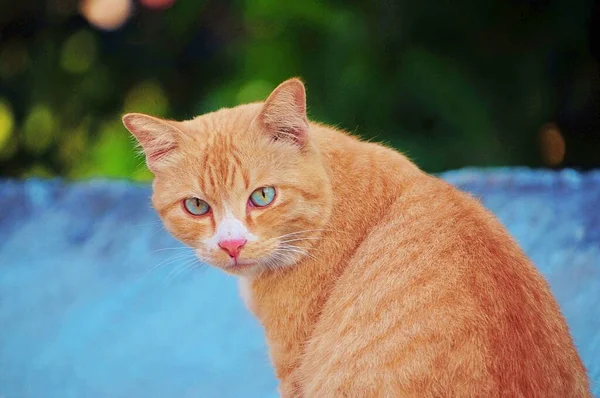
#> input picture AI/1ST Prictice/images/cat4.jpg, 600 x 398 px
$ python color_channel.py
#> lines starting #> are read from the running program, lines starting #| are printed output that depends on the picture
import cv2 as cv
import numpy as np

img = cv.imread("images/cat4.jpg")
#> img is the input picture: shape (398, 600, 3); mean B, G, R 99, 111.2, 111.4
cv.imshow("img", img)

blank = np.zeros(img.shape[:2], dtype="uint8")

r,g,b, = cv.split(img)
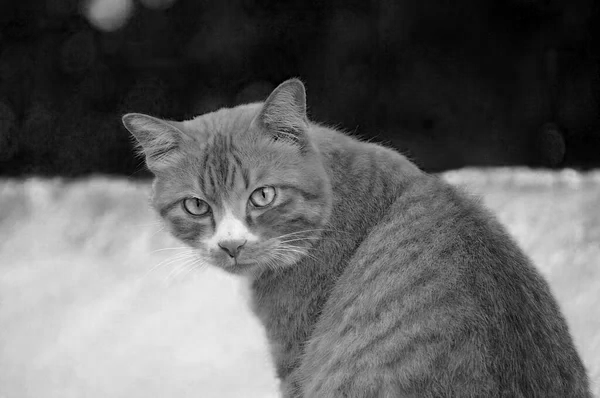
#> r: shape (398, 600); min 0, max 243, mean 99
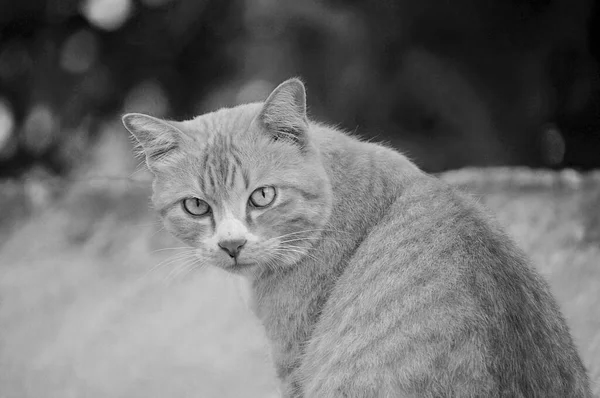
#> g: shape (398, 600); min 0, max 232, mean 111.2
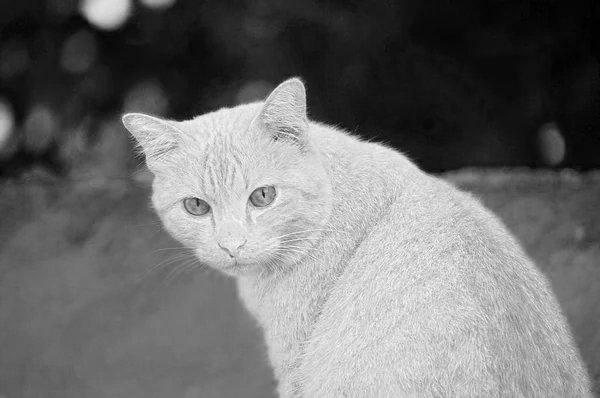
#> b: shape (398, 600); min 0, max 255, mean 111.4


blue = cv.merge([b,blank, blank])
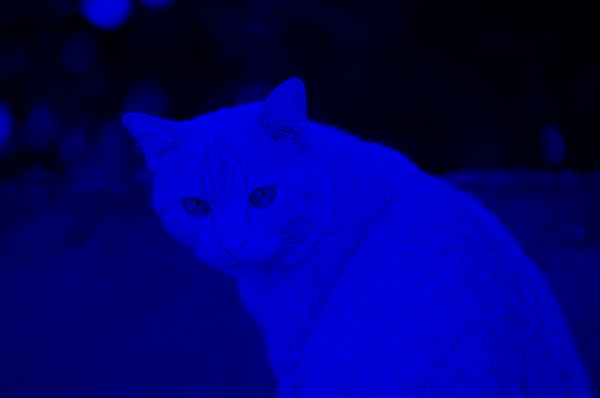
#> blue: shape (398, 600, 3); mean of channels 0, 1, 2 111.4, 0, 0; drawn as B, G, R
green = cv.merge([blank, g, blank])
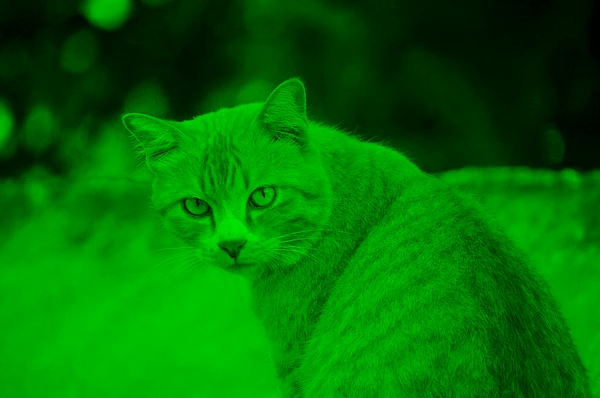
#> green: shape (398, 600, 3); mean of channels 0, 1, 2 0, 111.2, 0; drawn as B, G, R
red = cv.merge([blank, blank, r])
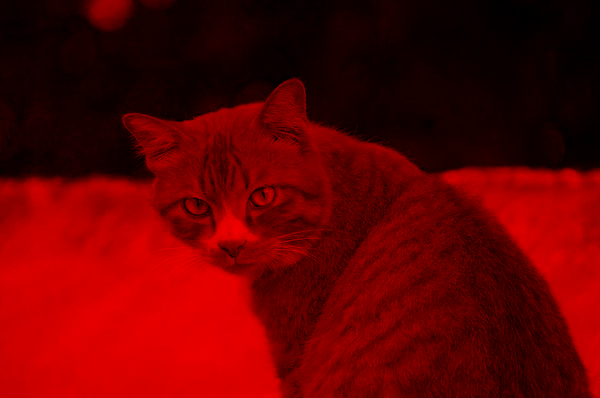
#> red: shape (398, 600, 3); mean of channels 0, 1, 2 0, 0, 99; drawn as B, G, R

cv.imshow("R", red)
cv.imshow("G", green)
cv.imshow("B", blue)

print(img.shape)
#| (398, 600, 3)
print(red.shape)
#| (398, 600, 3)
print(green.shape)
#| (398, 600, 3)
print(blue.shape)
#| (398, 600, 3)

Merged = cv.merge([b,g,r])
cv.imshow("Merged Imaged", Merged)

cv.waitKey(0)

$ run again, with AI/1ST Prictice/images/cat3.jpg copied over AI/1ST Prictice/images/cat4.jpg
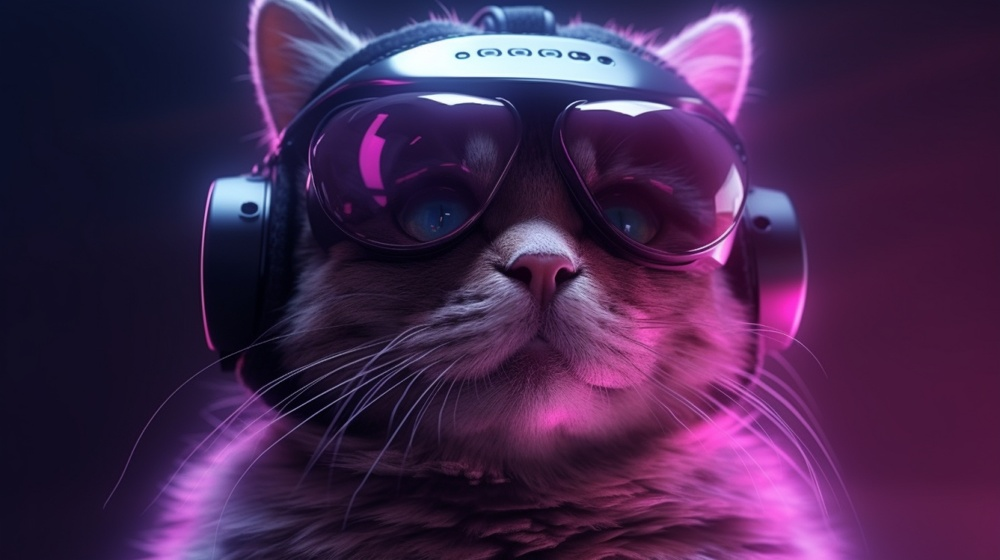
#> input picture AI/1ST Prictice/images/cat3.jpg, 1000 x 560 px, shrunk from 4500 x 2521 before the run
#> img is the input picture: shape (560, 1000, 3); mean B, G, R 78.8, 38.6, 68.1
#> `green = cv.merge([blank, g, blank])`:
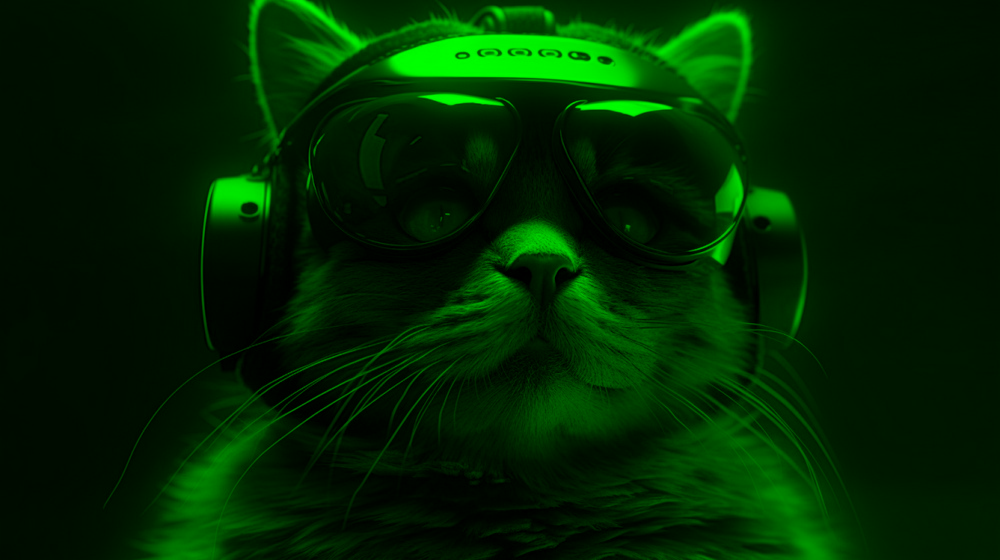
#> green: shape (560, 1000, 3); mean of channels 0, 1, 2 0, 38.6, 0; drawn as B, G, R
#> `red = cv.merge([blank, blank, r])`:
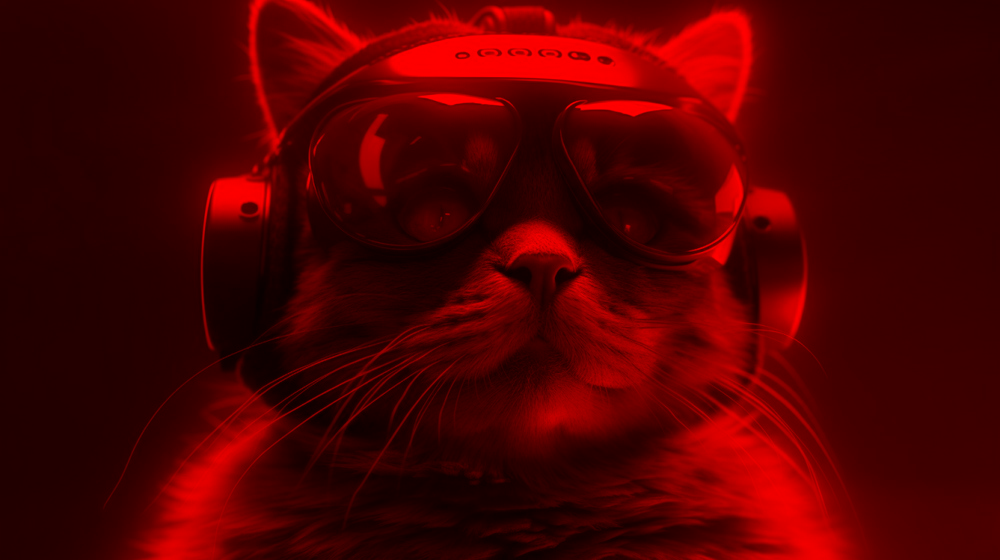
#> red: shape (560, 1000, 3); mean of channels 0, 1, 2 0, 0, 78.8; drawn as B, G, R
#| (560, 1000, 3)
#| (560, 1000, 3)
#| (560, 1000, 3)
#| (560, 1000, 3)

$ run again, with AI/1ST Prictice/images/CityofLondon.jpg copied over AI/1ST Prictice/images/cat4.jpg
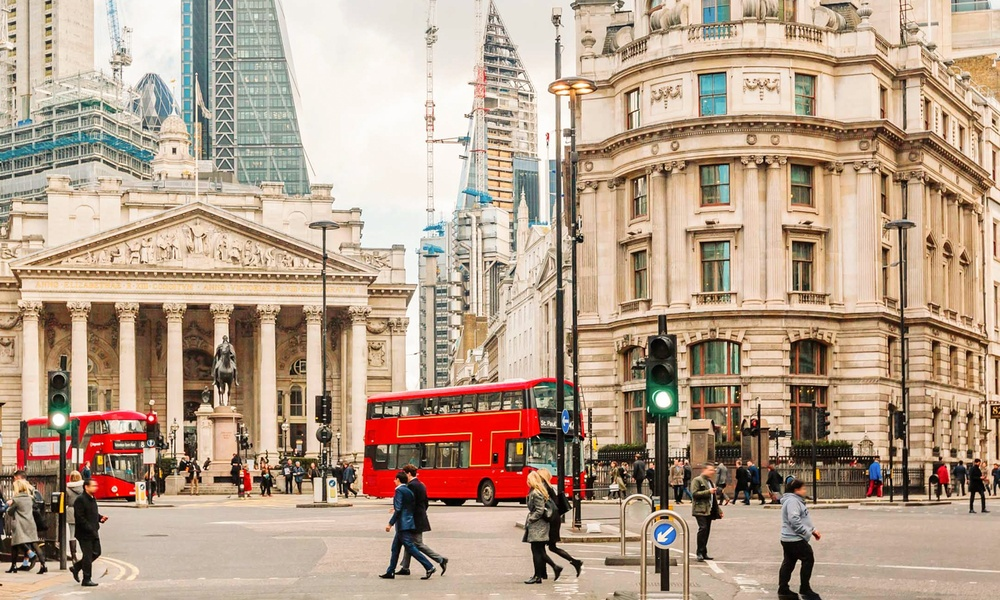
#> input picture AI/1ST Prictice/images/CityofLondon.jpg, 1000 x 600 px, shrunk from 2160 x 1296 before the run
#> img is the input picture: shape (600, 1000, 3); mean B, G, R 139.3, 159.8, 183.3
#> `green = cv.merge([blank, g, blank])`:
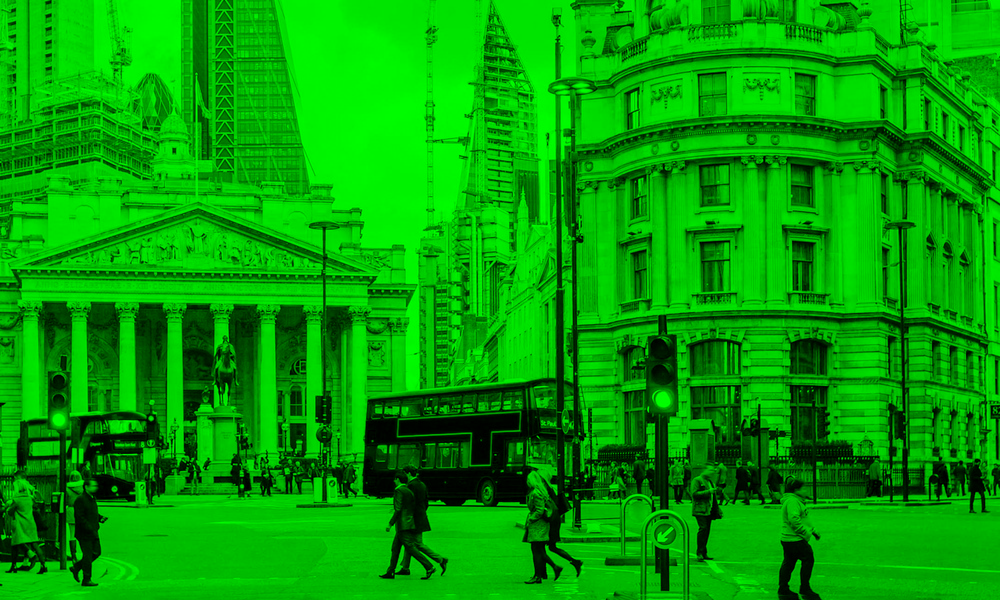
#> green: shape (600, 1000, 3); mean of channels 0, 1, 2 0, 159.8, 0; drawn as B, G, R
#> `red = cv.merge([blank, blank, r])`:
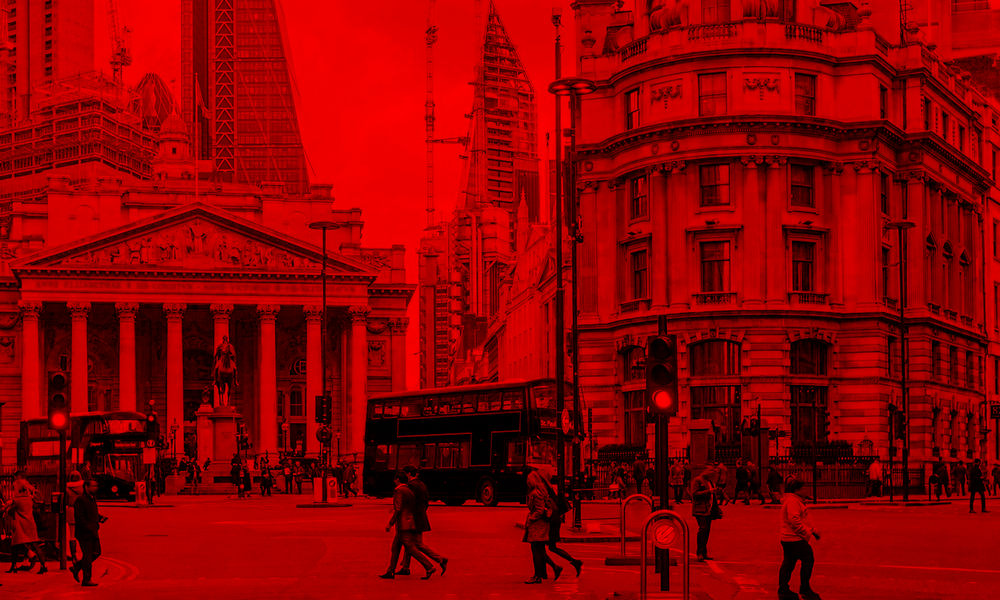
#> red: shape (600, 1000, 3); mean of channels 0, 1, 2 0, 0, 139.3; drawn as B, G, R
#| (600, 1000, 3)
#| (600, 1000, 3)
#| (600, 1000, 3)
#| (600, 1000, 3)

$ run again, with AI/1ST Prictice/images/caption.jpg copied over AI/1ST Prictice/images/cat4.jpg
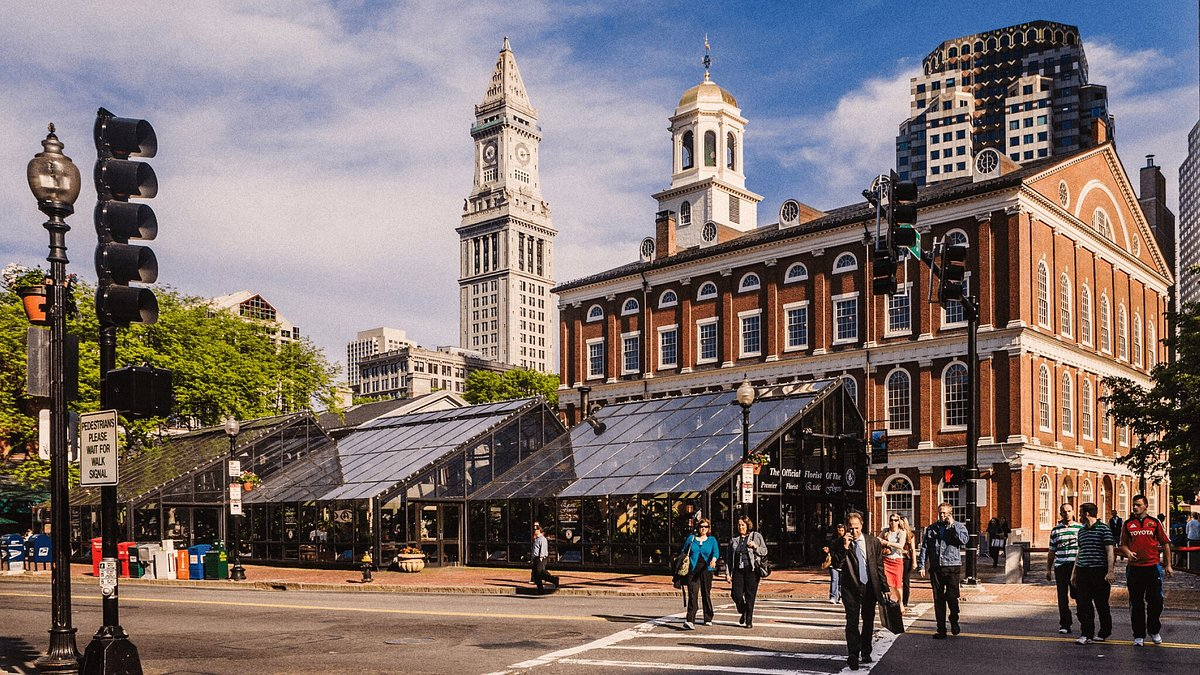
#> input picture AI/1ST Prictice/images/caption.jpg, 1200 x 675 px
#> img is the input picture: shape (675, 1200, 3); mean B, G, R 109.6, 112.6, 126.2
#> `green = cv.merge([blank, g, blank])`:
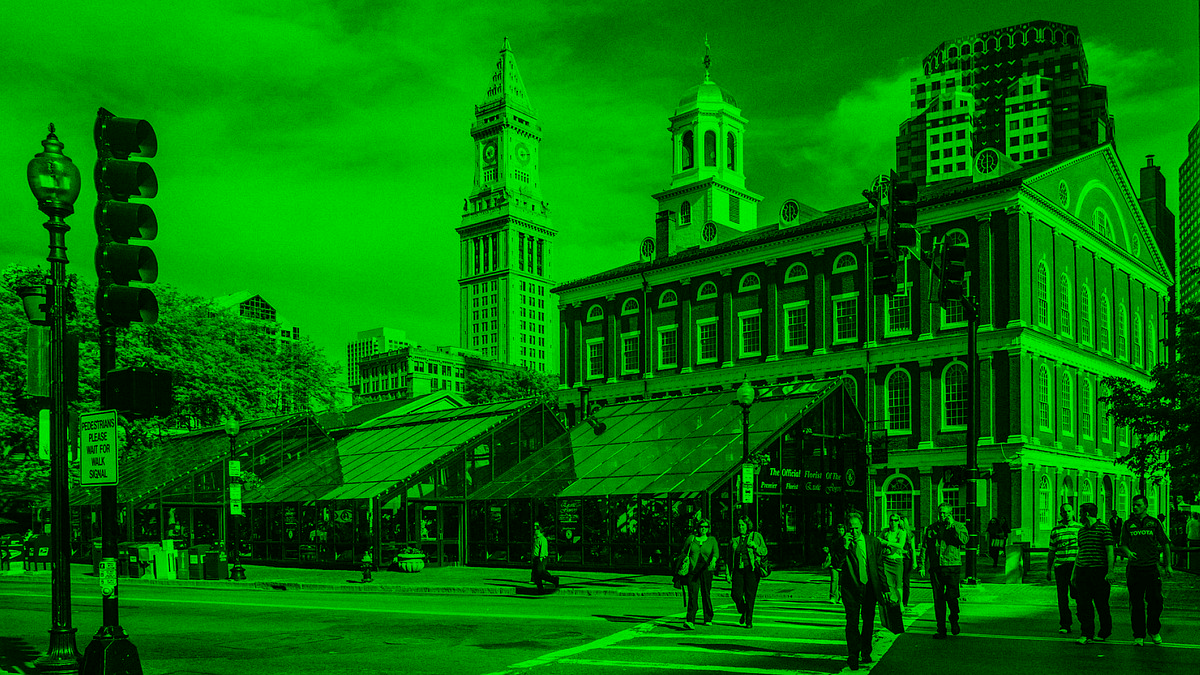
#> green: shape (675, 1200, 3); mean of channels 0, 1, 2 0, 112.6, 0; drawn as B, G, R
#> `red = cv.merge([blank, blank, r])`:
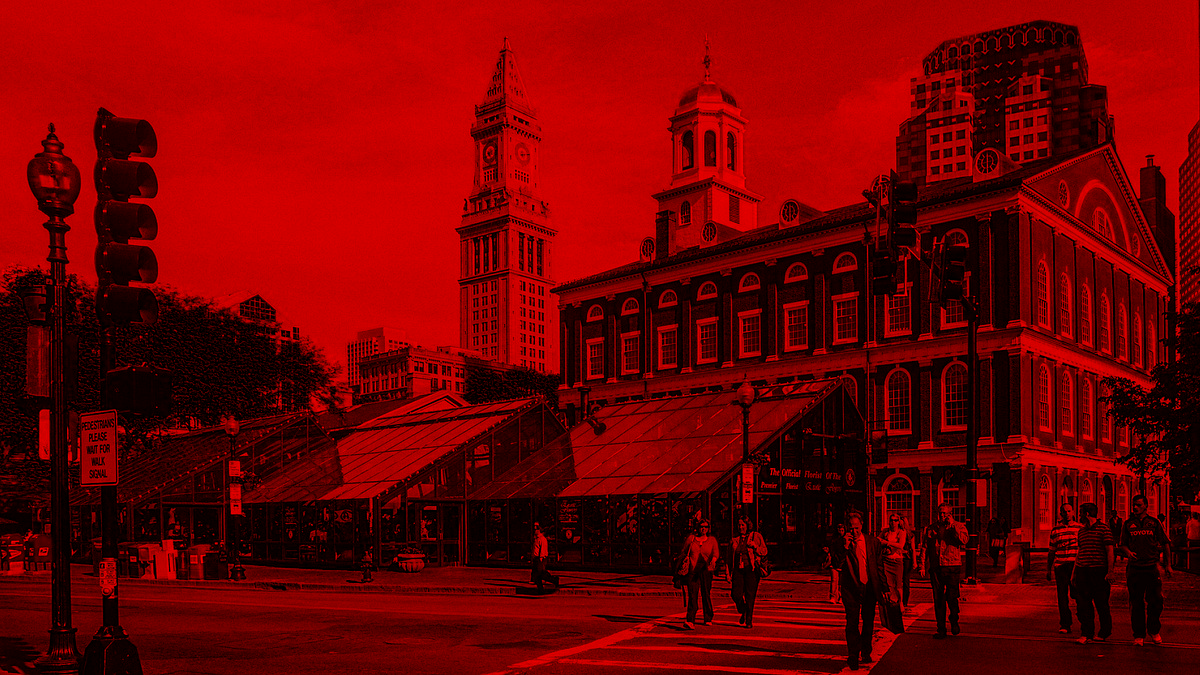
#> red: shape (675, 1200, 3); mean of channels 0, 1, 2 0, 0, 109.6; drawn as B, G, R
#| (675, 1200, 3)
#| (675, 1200, 3)
#| (675, 1200, 3)
#| (675, 1200, 3)
